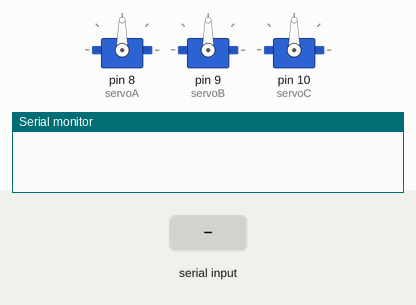
Recording of a sketch running on a simulated Arduino Uno, built with avr-gcc and run on an emulated ATmega328P. Parts: 3 × servo, the last lines printed to the serial monitor. The test bench sets the inputs (shaded band).

Above: at 1.2 s.
1.3 s: "X90\n" received over Serial
At 2.5 s:
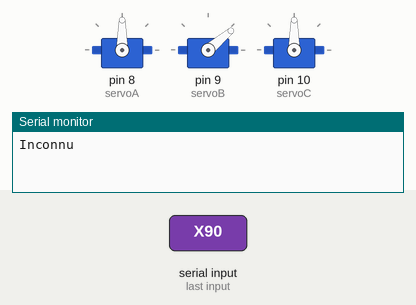
2.8 s: "Z90\n" received over Serial
At 3.8 s:
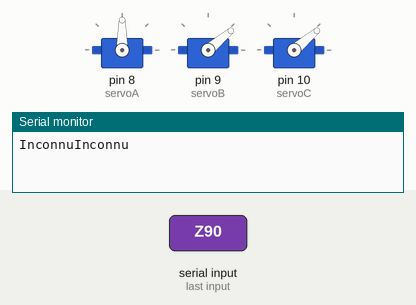
Timing chart, 0 to 5.8 s (numbered marks = the images above; inputs shaded):
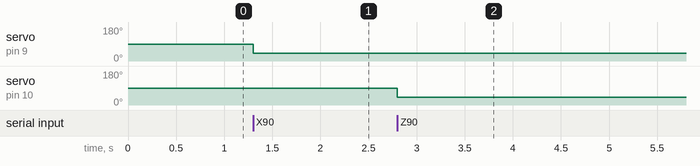

Measured:
- after the input at 1.3 s, servo on pin 9 (servoB): 90° → 40° at once
- after the input at 2.8 s, servo on pin 10 (servoC): 90° → 40° at once

The sketch:

controle_leapmotion.ino
```cpp
// Programme de démonstration du Leap Motion
// utilisant le Deltabot pour reproduire les mouvements

#include <Servo.h>

// trois variables pour chacun des servos (sens horaire, A étant en haut.
Servo servoA, servoB, servoC;

// la position courante demandée
int posX = 90;
int posY = 90;
int posZ = 90;


void setup()
{
  Serial.begin(115200);

  // initialisation des servomoteurs
  servoA.attach(8);
  servoB.attach(9);
  servoC.attach(10);
}


void loop()
{

  while (Serial.available()) {

    switch (Serial.read()) {
    case 'X':
      posX = Serial.parseInt();
      servoB.write(map(posX, -200,200,90,20));
      break;
    case 'Y':
      posY = Serial.parseInt();
      servoA.write(map(posY, 40,450,90,20));
      break;
    case 'Z':
      posZ = Serial.parseInt();
      servoC.write(map(posZ, -200,200,90,20));

      break;
    default:
      Serial.print("Inconnu");
    }

  }


}
```
